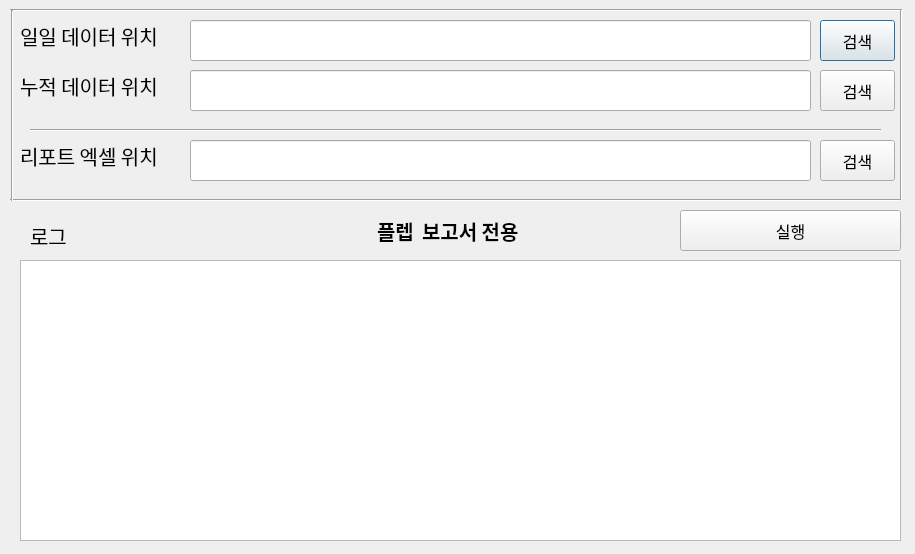
<?xml version="1.0" encoding="UTF-8"?>
<ui version="4.0">
 <class>Dialog</class>
 <widget class="QDialog" name="Dialog">
  <property name="geometry">
   <rect>
    <x>0</x>
    <y>0</y>
    <width>915</width>
    <height>554</height>
   </rect>
  </property>
  <property name="windowTitle">
   <string>Dialog</string>
  </property>
  <widget class="QPushButton" name="btn_search_excel_1">
   <property name="geometry">
    <rect>
     <x>820</x>
     <y>20</y>
     <width>75</width>
     <height>41</height>
    </rect>
   </property>
   <property name="font">
    <font>
     <pointsize>12</pointsize>
    </font>
   </property>
   <property name="text">
    <string>검색</string>
   </property>
  </widget>
  <widget class="QLineEdit" name="lineEdit_excel_1">
   <property name="geometry">
    <rect>
     <x>190</x>
     <y>20</y>
     <width>621</width>
     <height>41</height>
    </rect>
   </property>
   <property name="font">
    <font>
     <pointsize>10</pointsize>
    </font>
   </property>
   <property name="text">
    <string/>
   </property>
  </widget>
  <widget class="QLabel" name="label_1">
   <property name="geometry">
    <rect>
     <x>20</x>
     <y>20</y>
     <width>161</width>
     <height>31</height>
    </rect>
   </property>
   <property name="font">
    <font>
     <family>새굴림</family>
     <pointsize>15</pointsize>
    </font>
   </property>
   <property name="text">
    <string>일일 데이터 위치</string>
   </property>
  </widget>
  <widget class="Line" name="line">
   <property name="geometry">
    <rect>
     <x>10</x>
     <y>0</y>
     <width>891</width>
     <height>20</height>
    </rect>
   </property>
   <property name="orientation">
    <enum>Qt::Horizontal</enum>
   </property>
  </widget>
  <widget class="QPushButton" name="btn_execute">
   <property name="geometry">
    <rect>
     <x>680</x>
     <y>210</y>
     <width>221</width>
     <height>41</height>
    </rect>
   </property>
   <property name="font">
    <font>
     <pointsize>12</pointsize>
    </font>
   </property>
   <property name="text">
    <string>실행</string>
   </property>
  </widget>
  <widget class="QLabel" name="label_4">
   <property name="geometry">
    <rect>
     <x>30</x>
     <y>220</y>
     <width>91</width>
     <height>31</height>
    </rect>
   </property>
   <property name="font">
    <font>
     <family>새굴림</family>
     <pointsize>15</pointsize>
    </font>
   </property>
   <property name="text">
    <string>로그</string>
   </property>
  </widget>
  <widget class="QTextEdit" name="textEdit_log">
   <property name="geometry">
    <rect>
     <x>20</x>
     <y>260</y>
     <width>881</width>
     <height>281</height>
    </rect>
   </property>
   <property name="html">
    <string>&lt;!DOCTYPE HTML PUBLIC &quot;-//W3C//DTD HTML 4.0//EN&quot; &quot;http://www.w3.org/TR/REC-html40/strict.dtd&quot;&gt;
&lt;html&gt;&lt;head&gt;&lt;meta name=&quot;qrichtext&quot; content=&quot;1&quot; /&gt;&lt;style type=&quot;text/css&quot;&gt;
p, li { white-space: pre-wrap; }
&lt;/style&gt;&lt;/head&gt;&lt;body style=&quot; font-family:'Gulim'; font-size:8.76522pt; font-weight:400; font-style:normal;&quot;&gt;
&lt;p style=&quot;-qt-paragraph-type:empty; margin-top:0px; margin-bottom:0px; margin-left:0px; margin-right:0px; -qt-block-indent:0; text-indent:0px; font-size:9pt;&quot;&gt;&lt;br /&gt;&lt;/p&gt;&lt;/body&gt;&lt;/html&gt;</string>
   </property>
  </widget>
  <widget class="Line" name="line_9">
   <property name="geometry">
    <rect>
     <x>10</x>
     <y>190</y>
     <width>891</width>
     <height>20</height>
    </rect>
   </property>
   <property name="orientation">
    <enum>Qt::Horizontal</enum>
   </property>
  </widget>
  <widget class="QLabel" name="label_2">
   <property name="geometry">
    <rect>
     <x>20</x>
     <y>70</y>
     <width>161</width>
     <height>31</height>
    </rect>
   </property>
   <property name="font">
    <font>
     <family>새굴림</family>
     <pointsize>15</pointsize>
    </font>
   </property>
   <property name="text">
    <string>누적 데이터 위치</string>
   </property>
  </widget>
  <widget class="QPushButton" name="btn_search_excel_2">
   <property name="geometry">
    <rect>
     <x>820</x>
     <y>70</y>
     <width>75</width>
     <height>41</height>
    </rect>
   </property>
   <property name="font">
    <font>
     <pointsize>12</pointsize>
    </font>
   </property>
   <property name="text">
    <string>검색</string>
   </property>
  </widget>
  <widget class="QLineEdit" name="lineEdit_excel_2">
   <property name="geometry">
    <rect>
     <x>190</x>
     <y>70</y>
     <width>621</width>
     <height>41</height>
    </rect>
   </property>
   <property name="font">
    <font>
     <pointsize>10</pointsize>
    </font>
   </property>
   <property name="text">
    <string/>
   </property>
  </widget>
  <widget class="QPushButton" name="btn_search_excel_3">
   <property name="geometry">
    <rect>
     <x>820</x>
     <y>140</y>
     <width>75</width>
     <height>41</height>
    </rect>
   </property>
   <property name="font">
    <font>
     <pointsize>12</pointsize>
    </font>
   </property>
   <property name="text">
    <string>검색</string>
   </property>
  </widget>
  <widget class="QLineEdit" name="lineEdit_excel_3">
   <property name="geometry">
    <rect>
     <x>190</x>
     <y>140</y>
     <width>621</width>
     <height>41</height>
    </rect>
   </property>
   <property name="font">
    <font>
     <pointsize>10</pointsize>
    </font>
   </property>
   <property name="text">
    <string/>
   </property>
  </widget>
  <widget class="QLabel" name="label_3">
   <property name="geometry">
    <rect>
     <x>20</x>
     <y>140</y>
     <width>161</width>
     <height>31</height>
    </rect>
   </property>
   <property name="font">
    <font>
     <family>새굴림</family>
     <pointsize>15</pointsize>
    </font>
   </property>
   <property name="text">
    <string>리포트 엑셀 위치</string>
   </property>
  </widget>
  <widget class="Line" name="line_2">
   <property name="geometry">
    <rect>
     <x>30</x>
     <y>120</y>
     <width>851</width>
     <height>20</height>
    </rect>
   </property>
   <property name="orientation">
    <enum>Qt::Horizontal</enum>
   </property>
  </widget>
  <widget class="Line" name="line_3">
   <property name="geometry">
    <rect>
     <x>2</x>
     <y>10</y>
     <width>21</width>
     <height>191</height>
    </rect>
   </property>
   <property name="orientation">
    <enum>Qt::Vertical</enum>
   </property>
  </widget>
  <widget class="Line" name="line_4">
   <property name="geometry">
    <rect>
     <x>891</x>
     <y>9</y>
     <width>21</width>
     <height>191</height>
    </rect>
   </property>
   <property name="orientation">
    <enum>Qt::Vertical</enum>
   </property>
  </widget>
  <widget class="QLabel" name="label_5">
   <property name="geometry">
    <rect>
     <x>422</x>
     <y>215</y>
     <width>151</width>
     <height>31</height>
    </rect>
   </property>
   <property name="font">
    <font>
     <family>나눔스퀘어라운드 Bold</family>
     <pointsize>15</pointsize>
     <weight>75</weight>
     <bold>true</bold>
    </font>
   </property>
   <property name="text">
    <string>보고서 전용</string>
   </property>
   <property name="alignment">
    <set>Qt::AlignLeading|Qt::AlignLeft|Qt::AlignVCenter</set>
   </property>
  </widget>
  <widget class="QLabel" name="label_6">
   <property name="geometry">
    <rect>
     <x>377</x>
     <y>215</y>
     <width>61</width>
     <height>31</height>
    </rect>
   </property>
   <property name="font">
    <font>
     <family>나눔스퀘어라운드 ExtraBold</family>
     <pointsize>15</pointsize>
     <weight>75</weight>
     <bold>true</bold>
    </font>
   </property>
   <property name="text">
    <string>플렙 </string>
   </property>
   <property name="alignment">
    <set>Qt::AlignLeading|Qt::AlignLeft|Qt::AlignVCenter</set>
   </property>
  </widget>
 </widget>
 <resources/>
 <connections/>
</ui>
